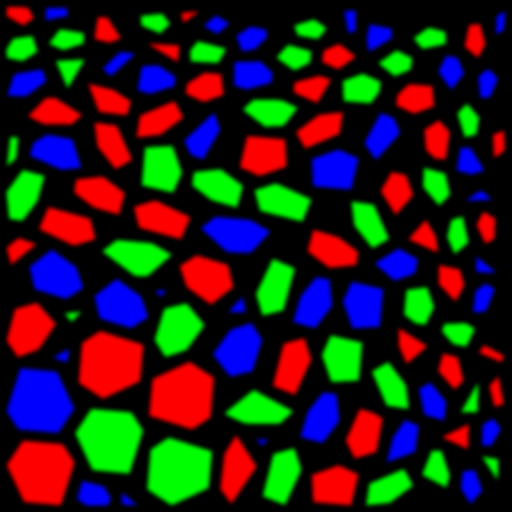
#> input picture src/Assets/msk_mosaic.png, 1024 x 1024 px, found by its file name (shown at 1/2 size)
$ python mkmosaic.py ../src/Assets/msk_mosaic.png
#> lines starting #> are read from the running program, lines starting #| are printed output that depends on the picture; after the words box and inside, x2 and y2 are one past the last pixel; in counts of white or black regions, pixels touching at a corner belong together
# Mosaic gradient masks (image top = slime top on the SR2 body UVs).
# Smooth blue (R) / emerald (G) / amber (B) height weights: 85% continuous gradient, 15% tile-centre variation.
# Broad overlapping transitions and softly tinted grout avoid hard blue/green/orange bands.
# Writes src\Assets\msk_mosaicGrad.png; "python mkmosaic.py variants" also writes test variants to UserData\ClassicSlimes\mg_<v>.png
import numpy as np, random, sys
from PIL import Image
from collections import deque
A = r"D:\SR2ModDev\ClassicSlimes\src\Assets"
UD = r"D:\SteamLibrary\steamapps\common\Slime Rancher 2\UserData\ClassicSlimes"
src = np.asarray(Image.open(A + r"\msk_mosaic.png").convert("RGB")).astype(np.float32) / 255
h, w = src.shape[:2]
#> h = 1024; w = 1024
val = src.max(axis=2)
tile = val > 0.5
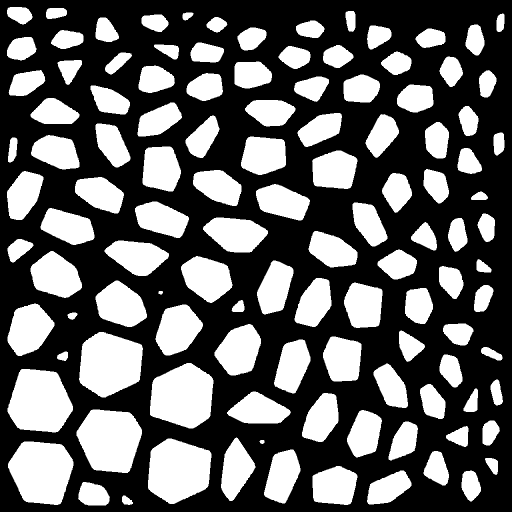
#> tile: shape (1024, 1024) bool (shown at 1/2 size); 37.7% white; 115 white regions, largest, box (x1, y1, x2, y2) and area: (16, 883, 147, 1010) 12746, (296, 877, 423, 1008) 12724, (158, 664, 286, 795) 12721
lab = -np.ones((h, w), np.int32); n = 0
for y in range(h):
    for x in range(w):
        if tile[y, x] and lab[y, x] < 0:
            q = deque([(y, x)]); lab[y, x] = n
            while q:
                cy, cx = q.popleft()
                for dy, dx in ((1, 0), (-1, 0), (0, 1), (0, -1)):
                    ny, nx = cy + dy, (cx + dx) % w
                    if 0 <= ny < h and tile[ny, nx] and lab[ny, nx] < 0:
                        lab[ny, nx] = n; q.append((ny, nx))
            n += 1
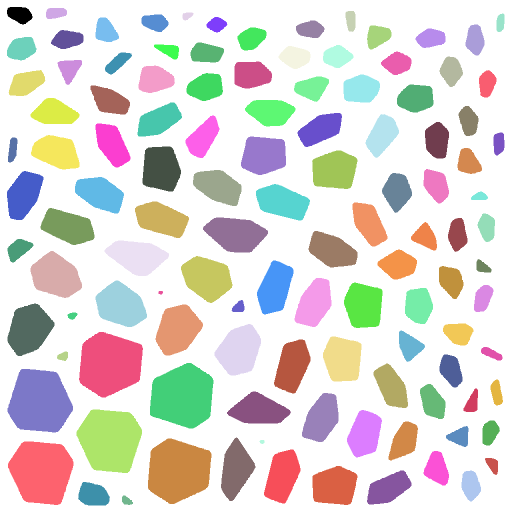
#> lab: shape (1024, 1024) int32 (shown at 1/2 size); 116 distinct labels, from -1 to 114; one colour per label, 0 black, -1 white
#> after the loop, n = 115
full = lab.copy()
for it in range(5):
    for dy, dx in ((1, 0), (-1, 0), (0, 1), (0, -1)):
        sh = np.roll(full, (dy, dx), (0, 1)); f = (full < 0) & (sh >= 0); full[f] = sh[f]
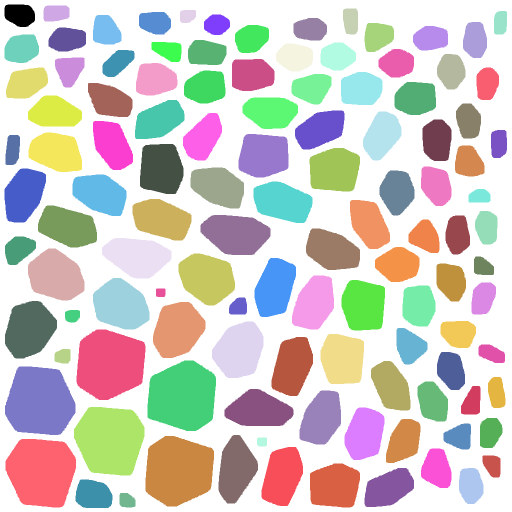
#> full: shape (1024, 1024) int32 (shown at 1/2 size); 116 distinct labels, from -1 to 114; one colour per label, 0 black, -1 white
yy = np.repeat(np.arange(h)[:, None], w, 1).astype(np.float64)
ys = np.zeros(n); cnt = np.zeros(n)
#> after `ys = np.zeros(n)`: ys = 115 values from 0 to 0
#> after `cnt = np.zeros(n)`: cnt = 115 values from 0 to 0
np.add.at(ys, lab[tile], yy[tile]); np.add.at(cnt, lab[tile], 1)
tv = 1 - ys / np.maximum(cnt, 1) / h            # tile centre v (1 = top)
def ss(a, b, x): t = np.clip((x - a) / (b - a), 0, 1); return t * t * (3 - 2 * t)
def W(v, b0, b1, o0, o1):
    bl = ss(b0, b1, v); orr = 1 - ss(o0, o1, v); gr = np.clip(1 - bl - orr, 0, 1)
    return np.stack([bl, gr, orr], -1)
rnd = random.Random(5); jit = np.array([rnd.uniform(-1, 1) for _ in range(n)])
pv = 1 - yy / h
def make(name, b0=0.50, b1=0.64, o0=0.18, o1=0.36, j=0.05, grout=0.0, smooth=False, gain=1.0, flow=0.0):
    if smooth:
        out = W(pv, b0, b1, o0, o1) * (0.7 + 0.3 * val[..., None])
    else:
        vt = np.where(full >= 0, tv[np.maximum(full, 0)] + jit[np.maximum(full, 0)] * j, pv)
        wt = W(vt, b0, b1, o0, o1) * (1 - flow) + W(pv, b0, b1, o0, o1) * flow
        k = np.where(full >= 0, np.clip(val * gain, 0, 1), 0)[..., None]
        out = wt * k + W(pv, b0, b1, o0, o1) * grout * (1 - k)
#> call 3 of W, with b0 = 0.42, b1 = 0.88, o0 = 0.08, o1 = 0.52
#> in W (call 3), `gr = np.clip(1 - bl - orr, 0, 1)`:
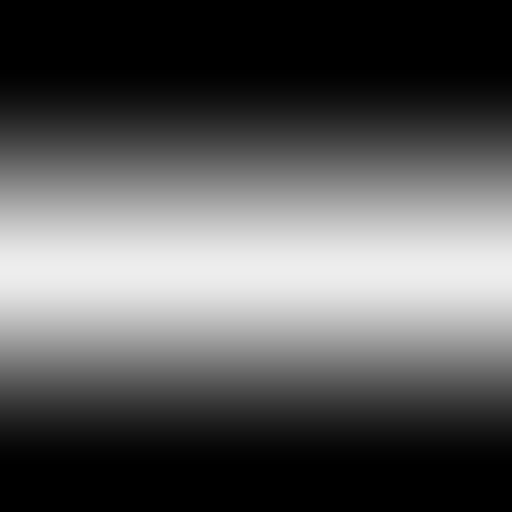
#> gr: shape (1024, 1024) float64 (shown at 1/2 size); min 0, max 0.931, mean 0.35
#> in W (call 3), `return np.stack([bl, gr, orr], -1)`:
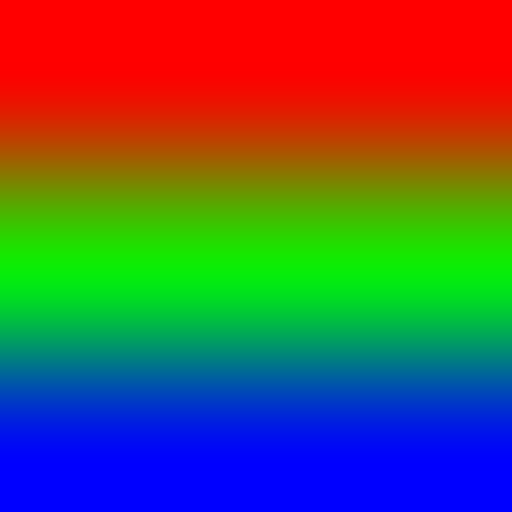
#> returned value: shape (1024, 1024, 3) float64 (shown at 1/2 size); mean of channels 0, 1, 2 0.35, 0.35, 0.3; drawn as R, G, B
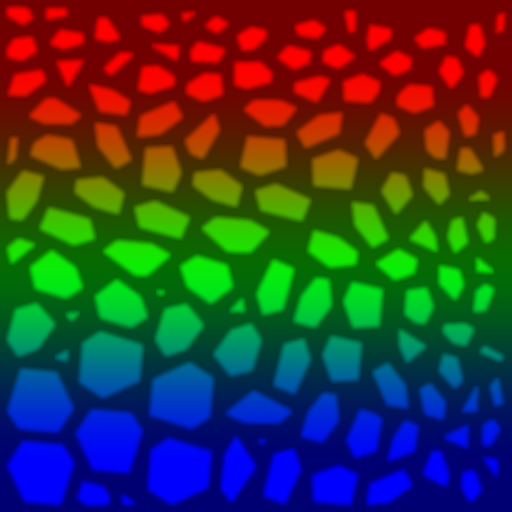
#> out: shape (1024, 1024, 3) float64 (shown at 1/2 size); mean of channels 0, 1, 2 0.219, 0.233, 0.207; drawn as R, G, B
    img = np.concatenate([out, np.ones((h, w, 1))], -1)
    Image.fromarray((np.clip(img, 0, 1) * 255).astype(np.uint8), "RGBA").save(name if name.endswith(".png") else UD + "\\mg_" + name + ".png")
    return out
vs = {"final": make(A + r"\msk_mosaicGrad.png", b0=0.42, b1=0.88, o0=0.08, o1=0.52, j=0.012, grout=0.45, flow=0.85)}
if "v2" in sys.argv:
    vs.update({"e": make("e", o0=0.16, o1=0.38, grout=0.55, gain=2.0), "f": make("f", o0=0.16, o1=0.38, grout=0.8, gain=2.0)})
if "variants" in sys.argv:
    vs.update({"a": make("a"), "b": make("b", grout=0.45), "c": make("c", smooth=True), "d": make("d", b0=0.56, b1=0.68, o0=0.12, o1=0.30, grout=0.3)})
pal = np.array([[0.08, 0.38, 0.98], [0.06, 0.78, 0.38], [1, 0.40, 0.035]]); base = np.array([0.08, 0.20, 0.48])
prev = Image.new("RGB", (256 * len(vs), 256))
#> prev: PIL image 256x256 RGB; every value is 0
for i, (k, g) in enumerate(vs.items()):
    vis = g @ pal + (1 - g.sum(2, keepdims=True)).clip(0, 1) * base
    prev.paste(Image.fromarray((vis.clip(0, 1) * 255).astype(np.uint8)).resize((256, 256)), (256 * i, 0))
#> this loop made 1 pass
#> k on pass 1: 'final'
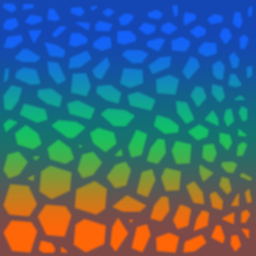
#> prev: PIL image 256x256 RGB; mean R, G, B 67.2, 105.6, 120.4
prev.save(r"D:\SR2ModDev\ClassicSlimes\tools\sheet.jpg", quality=88)
print("ok", n)
#| ok 115
import os
for f in ("msk_mosaicGradF.png", "msk_bands.png"):
    if os.path.exists(A + "\\" + f): os.remove(A + "\\" + f)
